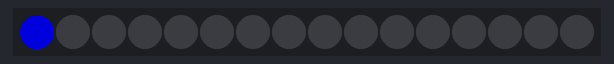
Bench run of a sketch on a simulated ATtiny85, built with avr-gcc and run on an emulated ATtiny85. Parts: 16 RGB LEDs in strip order, left to right. Dim RGB values are drawn brighter than linear.

Above: at 0.1 s.
At 1.6 s:
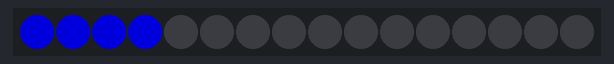
At 2.6 s:
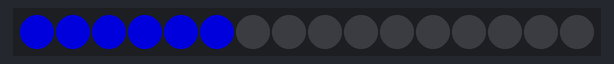
At 3.6 s:
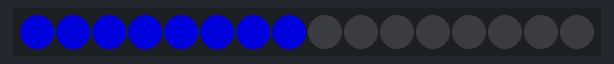
At 5.6 s:
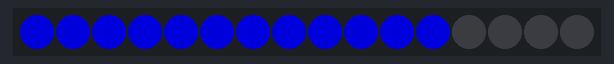
At 7.6 s:
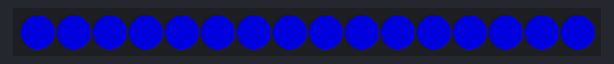

The sketch:

NepixelTest.ino
```cpp
#include <Adafruit_NeoPixel.h>
#ifdef __AVR__
  #include <avr/power.h>
#endif

#define PIN            5
#define NUMPIXELS      16
Adafruit_NeoPixel pixels = Adafruit_NeoPixel(NUMPIXELS, PIN, NEO_GRB + NEO_KHZ800);

int delayval = 500; // delay for half a second

void setup()
{
#if defined (__AVR_ATtiny85__)
  if (F_CPU == 16000000) clock_prescale_set(clock_div_1);
#endif
  pixels.begin();
}

void loop()
{
  for(int i=0;i<NUMPIXELS;i++)
  {
    pixels.setPixelColor(i, pixels.Color(0,0,150));
    pixels.show();
    delay(delayval);
  }
  for(int i=0; i<NUMPIXELS; ++i)
  {
    pixels.setPixelColor(i, pixels.Color(0, 0, 0));
    pixels.show();
  }
}
```

Measured:
- by itself, everything shown: repeats every 8.0 s, in 17 steps
- what the display in image 5 shows lasts 0.5 s, from 7.5 s to 8.0 s
